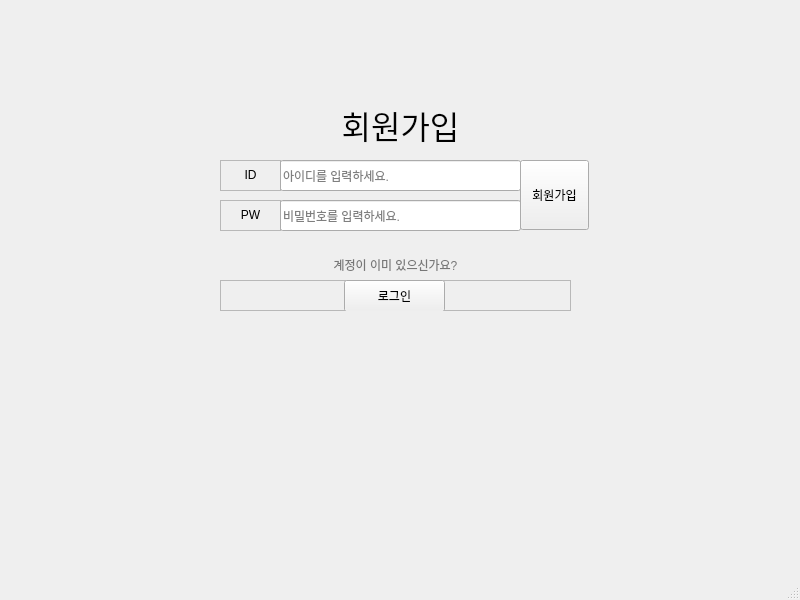
<?xml version="1.0" encoding="UTF-8"?>
<ui version="4.0">
 <class>SignUpWindow</class>
 <widget class="QMainWindow" name="SignUpWindow">
  <property name="geometry">
   <rect>
    <x>0</x>
    <y>0</y>
    <width>800</width>
    <height>600</height>
   </rect>
  </property>
  <property name="windowTitle">
   <string>LoginWindow</string>
  </property>
  <widget class="QWidget" name="centralwidget">
   <widget class="QWidget" name="horizontalLayoutWidget">
    <property name="geometry">
     <rect>
      <x>0</x>
      <y>0</y>
      <width>141</width>
      <height>571</height>
     </rect>
    </property>
    <layout class="QHBoxLayout" name="horizontalLayout"/>
   </widget>
   <widget class="QWidget" name="horizontalLayoutWidget_2">
    <property name="geometry">
     <rect>
      <x>660</x>
      <y>0</y>
      <width>141</width>
      <height>571</height>
     </rect>
    </property>
    <layout class="QHBoxLayout" name="horizontalLayout_2"/>
   </widget>
   <widget class="QWidget" name="verticalLayoutWidget">
    <property name="geometry">
     <rect>
      <x>140</x>
      <y>0</y>
      <width>521</width>
      <height>91</height>
     </rect>
    </property>
    <layout class="QVBoxLayout" name="verticalLayout"/>
   </widget>
   <widget class="QWidget" name="verticalLayoutWidget_2">
    <property name="geometry">
     <rect>
      <x>140</x>
      <y>90</y>
      <width>521</width>
      <height>71</height>
     </rect>
    </property>
    <layout class="QVBoxLayout" name="verticalLayout_2">
     <item>
      <widget class="QLabel" name="label">
       <property name="text">
        <string>&lt;html&gt;&lt;head/&gt;&lt;body&gt;&lt;p align=&quot;center&quot;&gt;&lt;span style=&quot; font-size:24pt;&quot;&gt;회원가입&lt;/span&gt;&lt;/p&gt;&lt;/body&gt;&lt;/html&gt;</string>
       </property>
      </widget>
     </item>
    </layout>
   </widget>
   <widget class="QWidget" name="verticalLayoutWidget_3">
    <property name="geometry">
     <rect>
      <x>140</x>
      <y>160</y>
      <width>4</width>
      <height>4</height>
     </rect>
    </property>
    <layout class="QVBoxLayout" name="verticalLayout_4"/>
   </widget>
   <widget class="QWidget" name="verticalLayoutWidget_8">
    <property name="geometry">
     <rect>
      <x>220</x>
      <y>160</y>
      <width>61</width>
      <height>31</height>
     </rect>
    </property>
    <layout class="QVBoxLayout" name="verticalLayout_9">
     <item>
      <widget class="QFrame" name="frame_2">
       <property name="frameShape">
        <enum>QFrame::StyledPanel</enum>
       </property>
       <property name="frameShadow">
        <enum>QFrame::Raised</enum>
       </property>
       <widget class="QLabel" name="label_2">
        <property name="geometry">
         <rect>
          <x>0</x>
          <y>0</y>
          <width>61</width>
          <height>31</height>
         </rect>
        </property>
        <property name="text">
         <string>&lt;html&gt;&lt;head/&gt;&lt;body&gt;&lt;p align=&quot;center&quot;&gt;ID&lt;/p&gt;&lt;/body&gt;&lt;/html&gt;</string>
        </property>
       </widget>
      </widget>
     </item>
    </layout>
   </widget>
   <widget class="QWidget" name="verticalLayoutWidget_9">
    <property name="geometry">
     <rect>
      <x>520</x>
      <y>160</y>
      <width>71</width>
      <height>70</height>
     </rect>
    </property>
    <layout class="QVBoxLayout" name="verticalLayout_10">
     <item>
      <widget class="QPushButton" name="signupButton">
       <property name="minimumSize">
        <size>
         <width>69</width>
         <height>0</height>
        </size>
       </property>
       <property name="maximumSize">
        <size>
         <width>20</width>
         <height>100</height>
        </size>
       </property>
       <property name="text">
        <string>회원가입</string>
       </property>
       <property name="iconSize">
        <size>
         <width>10</width>
         <height>30</height>
        </size>
       </property>
      </widget>
     </item>
    </layout>
   </widget>
   <widget class="QWidget" name="verticalLayoutWidget_10">
    <property name="geometry">
     <rect>
      <x>220</x>
      <y>200</y>
      <width>61</width>
      <height>31</height>
     </rect>
    </property>
    <layout class="QVBoxLayout" name="verticalLayout_11">
     <item>
      <widget class="QFrame" name="frame_3">
       <property name="frameShape">
        <enum>QFrame::StyledPanel</enum>
       </property>
       <property name="frameShadow">
        <enum>QFrame::Raised</enum>
       </property>
       <widget class="QLabel" name="label_3">
        <property name="geometry">
         <rect>
          <x>0</x>
          <y>0</y>
          <width>61</width>
          <height>31</height>
         </rect>
        </property>
        <property name="text">
         <string>&lt;html&gt;&lt;head/&gt;&lt;body&gt;&lt;p align=&quot;center&quot;&gt;PW&lt;/p&gt;&lt;/body&gt;&lt;/html&gt;</string>
        </property>
       </widget>
      </widget>
     </item>
    </layout>
   </widget>
   <widget class="QWidget" name="verticalLayoutWidget_4">
    <property name="geometry">
     <rect>
      <x>220</x>
      <y>250</y>
      <width>351</width>
      <height>31</height>
     </rect>
    </property>
    <layout class="QVBoxLayout" name="verticalLayout_5">
     <item>
      <widget class="QLabel" name="label_4">
       <property name="text">
        <string>&lt;html&gt;&lt;head/&gt;&lt;body&gt;&lt;p align=&quot;center&quot;&gt;&lt;span style=&quot; color:#777777;&quot;&gt;계정이 이미 있으신가요?&lt;/span&gt;&lt;/p&gt;&lt;/body&gt;&lt;/html&gt;</string>
       </property>
      </widget>
     </item>
    </layout>
   </widget>
   <widget class="QWidget" name="verticalLayoutWidget_5">
    <property name="geometry">
     <rect>
      <x>220</x>
      <y>280</y>
      <width>351</width>
      <height>31</height>
     </rect>
    </property>
    <layout class="QVBoxLayout" name="verticalLayout_6">
     <item>
      <widget class="QFrame" name="frame_4">
       <property name="frameShape">
        <enum>QFrame::StyledPanel</enum>
       </property>
       <property name="frameShadow">
        <enum>QFrame::Raised</enum>
       </property>
       <widget class="QPushButton" name="loginButton">
        <property name="geometry">
         <rect>
          <x>124</x>
          <y>0</y>
          <width>101</width>
          <height>32</height>
         </rect>
        </property>
        <property name="text">
         <string>로그인</string>
        </property>
       </widget>
      </widget>
     </item>
    </layout>
   </widget>
   <widget class="QLineEdit" name="password">
    <property name="geometry">
     <rect>
      <x>280</x>
      <y>200</y>
      <width>241</width>
      <height>31</height>
     </rect>
    </property>
    <property name="maxLength">
     <number>100</number>
    </property>
    <property name="echoMode">
     <enum>QLineEdit::Password</enum>
    </property>
    <property name="placeholderText">
     <string>비밀번호를 입력하세요.</string>
    </property>
   </widget>
   <widget class="QLineEdit" name="id">
    <property name="geometry">
     <rect>
      <x>280</x>
      <y>160</y>
      <width>241</width>
      <height>31</height>
     </rect>
    </property>
    <property name="echoMode">
     <enum>QLineEdit::Normal</enum>
    </property>
    <property name="placeholderText">
     <string>아이디를 입력하세요.</string>
    </property>
   </widget>
  </widget>
  <widget class="QStatusBar" name="statusbar"/>
 </widget>
 <resources/>
 <connections/>
</ui>
